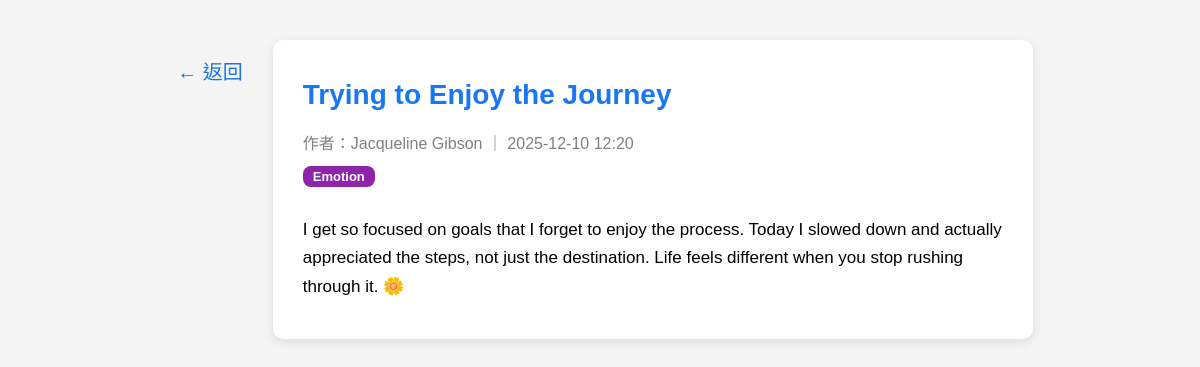
Page /posts/50 on the earlier database version.
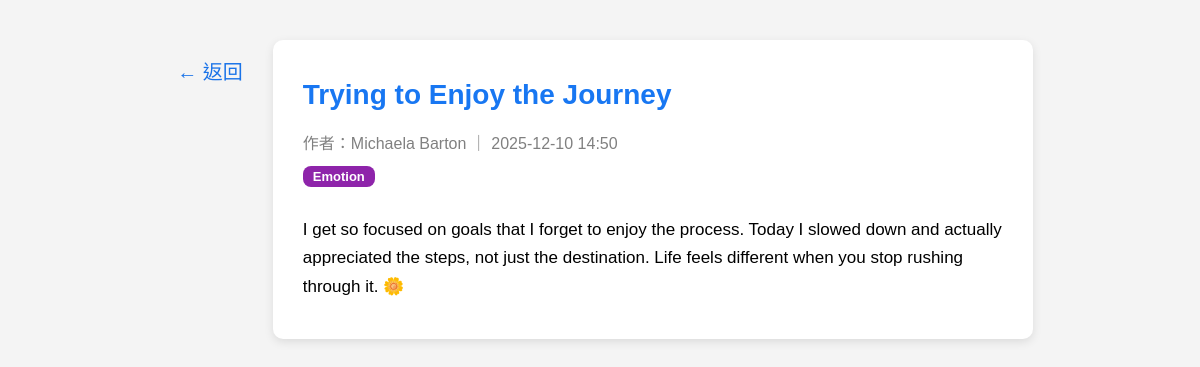
Same page on the later database version.
### models/user.py (models this page shows, shortened)
class User(db.Model, UserMixin):
    id = db.Column(db.Integer, primary_key=True)
    username = db.Column(db.String(50), unique=True, nullable=False)
    password = db.Column(db.String(255), nullable=False)

### models/post.py (models this page shows)
class Post(db.Model):
    id = db.Column(db.Integer, primary_key=True)
    title = db.Column(db.String(120), nullable=False)
    content = db.Column(db.Text, nullable=False)
    tag = db.Column(db.String(50), nullable=True)
    created_at = db.Column(db.DateTime, default=datetime.utcnow)
    user_id = db.Column(db.Integer, db.ForeignKey("user.id"), nullable=False)
    user = db.relationship("User", backref="posts")

### routes/posts.py (the view)
@posts_bp.route("/posts/<int:post_id>")
def view_post(post_id):
    post = Post.query.get_or_404(post_id)
    return render_template("post_view.html", post=post)

### templates/post_view.html (shortened to what this page needs)
<!DOCTYPE html>
<html lang="zh-Hant">
<head>
    <link rel="stylesheet" href="/static/style.css">
</head>
<body>
<div class="post-wrapper">
    <a href="javascript:history.back()" class="back-side-btn">← 返回</a>
    <div class="post-card">
        <h1 class="post-title">{{ post.title }}</h1>
        <p class="post-meta">
            作者：{{ post.user.username }} ｜ {{ post.created_at.strftime("%Y-%m-%d %H:%M") }}
        </p>
        {% if post.tag %}
        <span class="tag-badge tag-{{ post.tag }}">{{ post.tag }}</span>
        {% endif %}
        <p class="post-content">
            {{ post.content | safe }}
        </p>
    </div>
</div>
</body>
</html>

Differences in the rows shown:
no longer on this page (row edited): User: user.username "Jacqueline Gibson"
changed Post "Trying to Enjoy the Journey": created_at "2025-12-10 12:20" → "2025-12-10 14:50"
now on this page (row edited): User: user.username "Michaela Barton"
